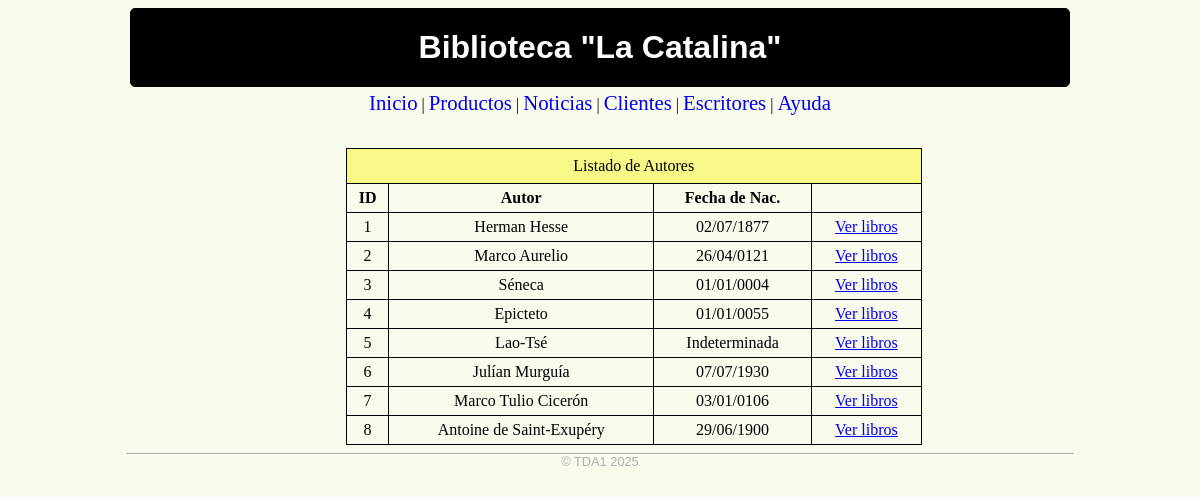
/libros/autores-listar.php, run on the app's committed database.
### tables this page shows
CREATE TABLE `autores` (
  `autid` int(11) NOT NULL,
  `autnom` varchar(100) NOT NULL,
  `autdob` date DEFAULT NULL
);

### libros/autores-listar.php (the view, shortened to what this page needs)
<?php
require('./db.php');
?>
<html>
<head>
<link href='./estilo-diagramacion.css' rel='stylesheet' type='text/css'>
</head>
<body>
<div class='contenedor'>
	<header>
	<a href='/'>Biblioteca "La Catalina"</a>
	</header>
	<nav>
	<a href='#'>Inicio</a> |
	<a href='#'>Productos</a> |
	<a href='#'>Noticias</a> |
	<a href='#'>Clientes</a> |
	<a href='#'>Escritores</a> |
	<a href='#'>Ayuda</a>
	</nav>
	<section>
	</section>
<article>
<table class='tablita'>
<caption>Listado de Autores</caption>
<tr>
	<th>ID</th>
	<th>Autor</th>
	<th>Fecha de Nac.</th>
	<th></th>
</tr>
<?php
$sql = "SELECT * FROM autores";
$result = mysqli_query($conn, $sql);
while($row = mysqli_fetch_array($result, MYSQLI_ASSOC)){
	if(!is_null($row['autdob'])){
		$fechanac = date(' d/m/Y', strtotime($row['autdob']));
		}else{
		$fechanac = "Indeterminada";
		}
	echo "<tr>\n";
	echo "<td>".$row['autid']."</td>\n";
	echo "<td>".$row['autnom']."</td>\n";
	echo "<td>".$fechanac."</td>\n";
	echo "<td><a href='./autor-libros.php?autid=".$row['autid']."'>Ver libros</td>\n";
	echo "</tr>\n";
}
?>
</table>
</article>
<footer>
	&copy; TDA1 2025
</footer>
</div>
</body>
</html>

### libros/estilo-diagramacion.css (style rules this page uses)
body { background: #f9fbec; }
.contenedor { width: 80%; min-width: 600px; margin: 0 auto; }
header { border: 1px solid #000000; border-radius: 5px; font-family: Arial, Helvetica, sans-serif; margin: 4px; text-align: center; padding: 20px; background: #000000 url('./images/gloomy-stripes-dark-background-tile.jpg'); }
header a { color: #ffffff; text-decoration: none; font-size: 200%; font-weight: bold; }
nav { text-align: center; margin: 4px; }
nav a { text-decoration: none; font-size: 130%; }
section { width: 18%; border:#eb2cc5; margin: 4px 0 4px 4px; padding: 4px; float: left; }
article { width: 76%; border:#1723d0; float: right; margin: 4px 4px 4px 0; padding: 4px; }
footer { clear:both; text-align: center; font-family: Arial, Helvetica, sans-serif; font-size: 80%; color: #afadad; border-top: 1px solid #afadad; }
.tablita { border: 1px solid #000000; border-collapse: collapse; width: 80%; }
.tablita td, .tablita th { border: 1px solid #000000; padding: 5px; text-align: center; }
.tablita caption { border: 1px solid #000000; border-bottom: 0; padding: 8px; background: #f8f887; }

### data on the page
autores: autid "1", autnom "Herman Hesse", autdob "02/07/1877"
autores: autid "2", autnom "Marco Aurelio", autdob "26/04/0121"
autores: autid "3", autnom "Séneca", autdob "01/01/0004"
autores: autid "4", autnom "Epicteto", autdob "01/01/0055"
autores: autid "5", autnom "Lao-Tsé", autdob "Indeterminada"
autores: autid "6", autnom "Julían Murguía", autdob "07/07/1930"
autores: autid "7", autnom "Marco Tulio Cicerón", autdob "03/01/0106"
autores: autid "8", autnom "Antoine de Saint-Exupéry", autdob "29/06/1900"
